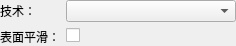
<ui version="4.0">
 <class>qSlicerMultiVolumeRenderingPropertiesWidget</class>
 <widget class="QWidget" name="qSlicerMultiVolumeRenderingPropertiesWidget">
  <property name="geometry">
   <rect>
    <x>0</x>
    <y>0</y>
    <width>236</width>
    <height>44</height>
   </rect>
  </property>
  <property name="windowTitle">
   <string>多体积 GPU 光线投射</string>
  </property>
  <layout class="QFormLayout" name="formLayout">
   <property name="leftMargin">
    <number>0</number>
   </property>
   <property name="topMargin">
    <number>0</number>
   </property>
   <property name="rightMargin">
    <number>0</number>
   </property>
   <property name="bottomMargin">
    <number>0</number>
   </property>
   <item row="0" column="0">
    <widget class="QLabel" name="RenderingTechniqueLabel">
     <property name="text">
      <string>技术：</string>
     </property>
    </widget>
   </item>
   <item row="0" column="1">
    <widget class="QComboBox" name="RenderingTechniqueComboBox">
     <property name="toolTip">
      <string>选择当前体积可见视图的光线投射技术</string>
     </property>
    </widget>
   </item>
   <item row="1" column="0">
    <widget class="QLabel" name="SurfaceSmoothingLabel">
     <property name="toolTip">
      <string>通过对光线投射应用随机噪声来去除木纹伪影的选项</string>
     </property>
     <property name="text">
      <string>表面平滑：</string>
     </property>
    </widget>
   </item>
   <item row="1" column="1">
    <widget class="QCheckBox" name="SurfaceSmoothingCheckBox">
     <property name="toolTip">
      <string>通过对光线投射应用随机噪声来去除木纹伪影的选项</string>
     </property>
     <property name="text">
      <string />
     </property>
    </widget>
   </item>
  </layout>
 </widget>
 <resources />
 <connections />
</ui>
